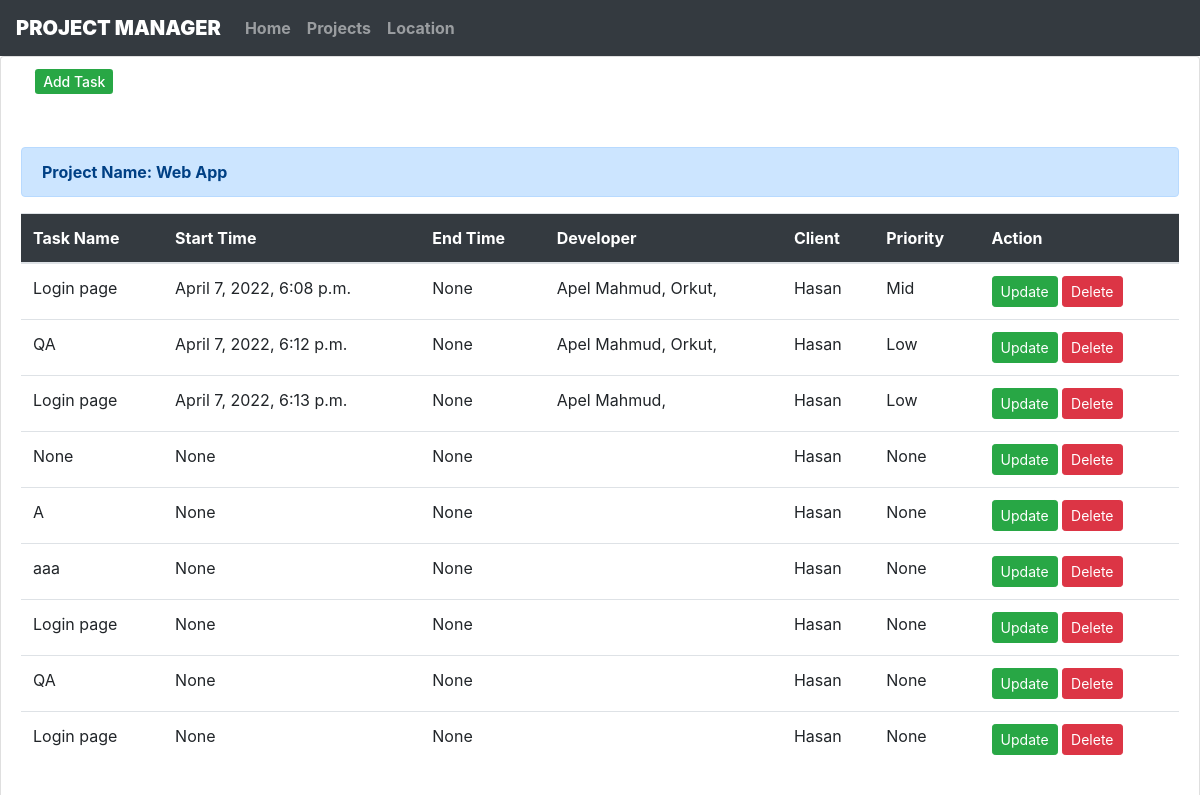
/task/5/, run on an earlier commit of the app's database.
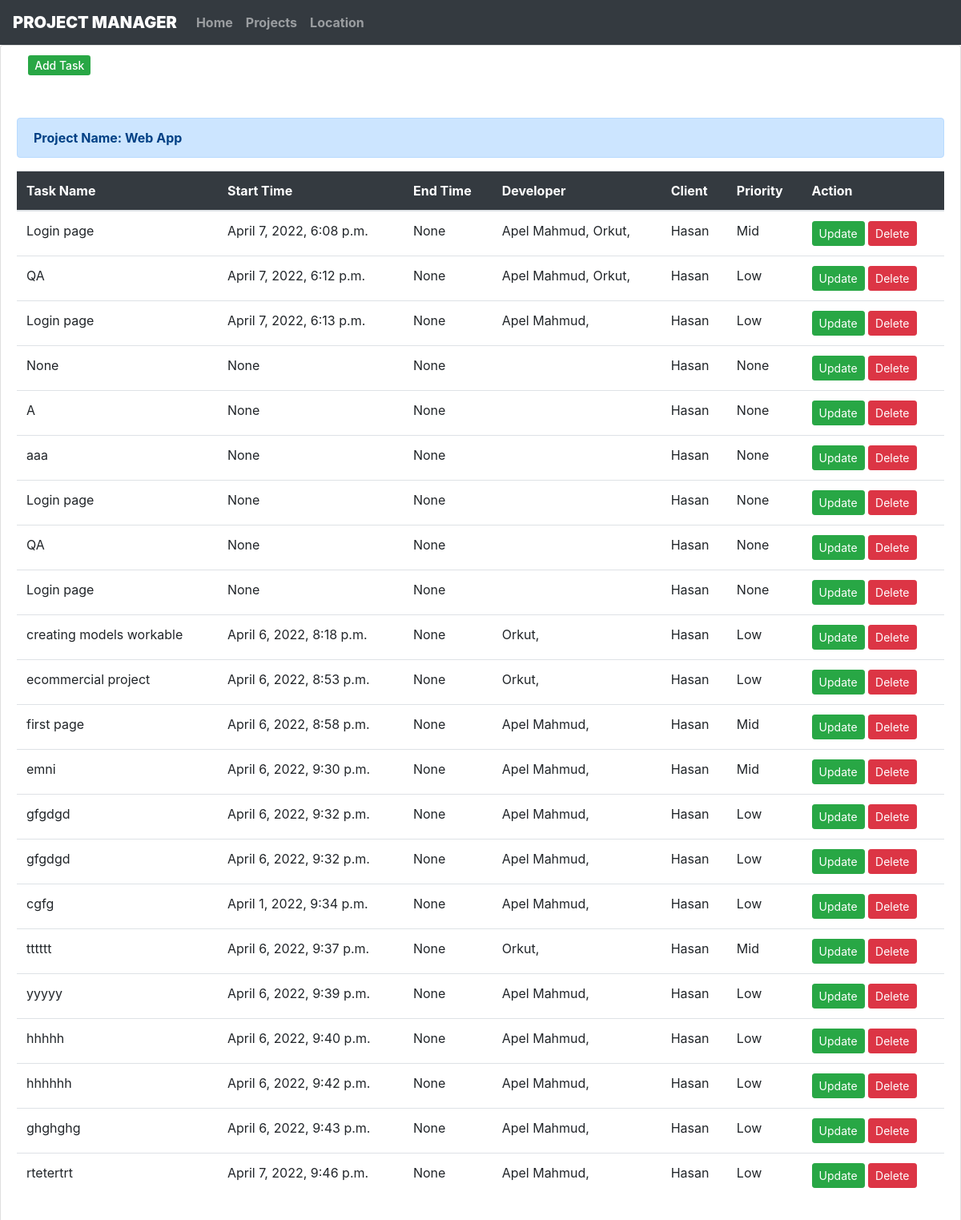
And on a later commit of the database.
### core/models.py (models this page shows, shortened)
class Task(models.Model):
    task_name = models.CharField(max_length=128, null=True, blank=True)
    start_date = models.DateTimeField(null=True, blank=True)
    end_date = models.DateTimeField(null=True, blank=True)
    end_hour = models.FloatField(null=True, blank=True)
    actual_hour = models.FloatField(null=True, blank=True)
    developer = models.ManyToManyField(Developer, blank=True )
    project = models.ForeignKey(Project, blank=True, null=True, on_delete=models.CASCADE, related_name='project_task')
    priority = models.ForeignKey(TaskPriority, null=True, blank=True, on_delete=models.CASCADE)

class Developer(models.Model):
    devoloper_name = models.CharField(max_length=32, blank=True)
    def __str__(self):
        return self.devoloper_name

class Project(models.Model):
    project_name = models.CharField(max_length=100, null=True, blank=Tree)
    start_date = models.DateTimeField(null=True, blank=True)
    end_date = models.DateTimeField(null=True, blank=True)
    tool = models.ManyToManyField(Tool, blank=True)
    customer = models.ForeignKey(Customer, null=True, on_delete=models.CASCADE)

class Customer(models.Model):
    customer_name = models.CharField(max_length=20)
    email = models.EmailField(max_length=64)
    phone = models.CharField(max_length=32)
    organization = models.CharField(max_length=20)
    def __str__(self):
        return self.customer_name

class TaskPriority(models.Model):
    priority = models.CharField(max_length=32, null=True, blank=True)
    def __str__(self):
        return self.priority

### core/views.py (the view)
# urls.py: path('task/<int:pk>/', views.task, name='task'),
def task(request, pk):
    project = Project.objects.get(id=pk)
    context = {
        'tasks': project.project_task.all(),
        'project': project
    }
    return render(request, 'core/task.html', context)

### core/templates/core/task.html (shortened to what this page needs)
{% extends 'core/base.html' %}
{% load static %}
{% block homeactive %}
{% endblock homeactive %}
{% block bodycontent %}
<div class="card div_main div_register ">
    <h2 class="">&nbsp;&nbsp;&nbsp;
        <a href="{% url 'add-task' project.id %}" class="bnt btn-sm btn-success" >Add Task</a>
    </h2><br>
    <div class="card-body text-dark">
      <div class="alert alert-primary" role="alert">
        <b>Project Name: {{ project.project_name}}</b>
       </div>
        <table class="table">
            <thead>
              <tr class="bg-dark border-dark">
                <th scope="col" class="text-white">Task Name</th>
                <th scope="col" class="text-white">Start Time</th>
                <th scope="col" class="text-white">End Time</th>
                <th scope="col" class="text-white">Developer</th>
                <th scope="col" class="text-white">Client</th>
                <th scope="col" class="text-white">Priority</th>
                <th scope="col" class="text-white">Action</th>
              </tr>
            </thead>
            <tbody>
              {% if tasks %}
              {% for task in tasks  %}
              <tr>
                <td>{{ task.task_name }} </td>
                <td>{{ task.start_date }}</td>
                <td>{{ task.end_date }}</td>
                <td>
                  {% for i in task.developer.all %}
                    {{ i }},
                  {% endfor %}
                </td>
                <td>{{ task.project.customer }}</td>
                <td>{{ task.priority }}</td>
                <td>
                  <a class="btn btn-sm btn-success" href="{% url 'update-task' task.id %}">Update</a>
                  <a class="btn btn-sm btn-danger" href="{% url 'delete-task' task.id %}">Delete</a>
                </td>
              </tr>
              {% endfor %}
              {% else %}
            </tbody>
        <h2 class="warning">No Task</h2>
        {% endif %}
    </div>
</div>
{% endblock bodycontent %}

What changed in the data, as far as the page shows it:
added Task: task_name "creating models workable", start_date "April 6, 2022, 8:18 p.m.", end_date "None", project.customer "Hasan", priority "Low", Developer (devoloper_name "Orkut")
added Task: task_name "ecommercial project", start_date "April 6, 2022, 8:53 p.m.", end_date "None", project.customer "Hasan", priority "Low", Developer (devoloper_name "Orkut")
added Task: task_name "first page", start_date "April 6, 2022, 8:58 p.m.", end_date "None", project.customer "Hasan", priority "Mid", Developer (devoloper_name "Apel Mahmud")
added Task: task_name "emni", start_date "April 6, 2022, 9:30 p.m.", end_date "None", project.customer "Hasan", priority "Mid", Developer (devoloper_name "Apel Mahmud")
added Task: task_name "gfgdgd", start_date "April 6, 2022, 9:32 p.m.", end_date "None", project.customer "Hasan", priority "Low", Developer (devoloper_name "Apel Mahmud")
added Task: task_name "gfgdgd", start_date "April 6, 2022, 9:32 p.m.", end_date "None", project.customer "Hasan", priority "Low", Developer (devoloper_name "Apel Mahmud")
added Task: task_name "cgfg", start_date "April 1, 2022, 9:34 p.m.", end_date "None", project.customer "Hasan", priority "Low", Developer (devoloper_name "Apel Mahmud")
added Task: task_name "tttttt", start_date "April 6, 2022, 9:37 p.m.", end_date "None", project.customer "Hasan", priority "Mid", Developer (devoloper_name "Orkut")
added Task: task_name "yyyyy", start_date "April 6, 2022, 9:39 p.m.", end_date "None", project.customer "Hasan", priority "Low", Developer (devoloper_name "Apel Mahmud")
added Task: task_name "hhhhh", start_date "April 6, 2022, 9:40 p.m.", end_date "None", project.customer "Hasan", priority "Low", Developer (devoloper_name "Apel Mahmud")
added Task: task_name "hhhhhh", start_date "April 6, 2022, 9:42 p.m.", end_date "None", project.customer "Hasan", priority "Low", Developer (devoloper_name "Apel Mahmud")
added Task: task_name "ghghghg", start_date "April 6, 2022, 9:43 p.m.", end_date "None", project.customer "Hasan", priority "Low", Developer (devoloper_name "Apel Mahmud")
added Task: task_name "rtetertrt", start_date "April 7, 2022, 9:46 p.m.", end_date "None", project.customer "Hasan", priority "Low", Developer (devoloper_name "Apel Mahmud")
